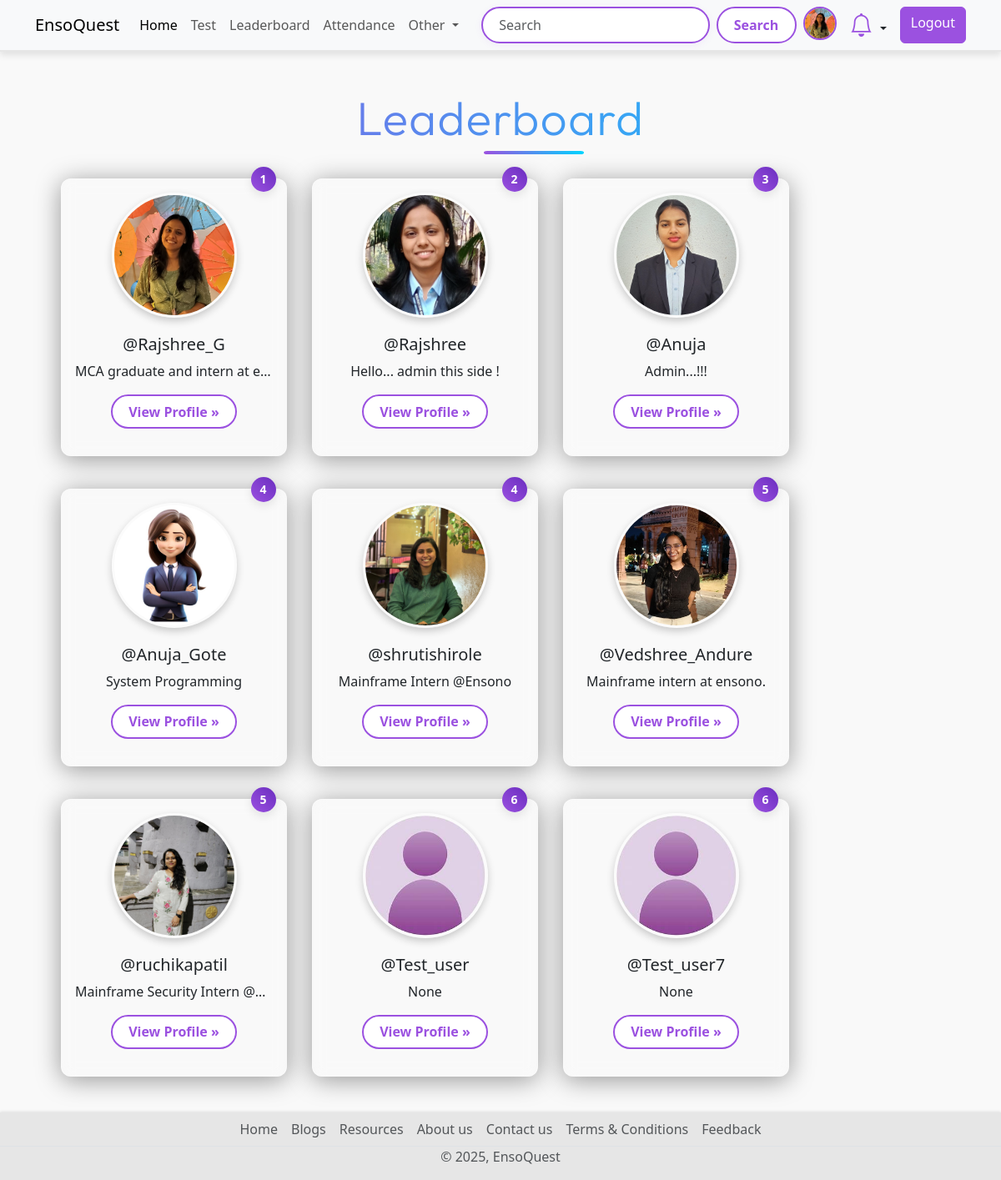
Screenshot of /leaderboard (signed in) with the database file from the repository.
### account/models.py (models this page shows, shortened)
class Profile(models.Model):
    user = models.OneToOneField(User,on_delete=models.CASCADE, null=True,verbose_name='User Object')
    position = models.CharField(max_length=100,blank=True,null=True)
    bio = models.TextField(blank=True,null=True)
    profile_img = models.ImageField(upload_to='profile_image', default='user.png',blank=True,null=True,verbose_name= 'Profile Pic')

### quiz/models.py (models this page shows, shortened)
class UserRank(models.Model):
    user = models.OneToOneField(User, on_delete=models.CASCADE)
    rank = models.IntegerField(null=True, blank=True)
    total_score = models.IntegerField(null=True, blank=True)

### base/views.py (the view)
# urls.py: path('leaderboard', views.leaderboard_view, name='leaderboard'),
@login_required(login_url="login")
def leaderboard_view(request):
    user_object = request.user
    user_profile = request.user.profile
    leaderboard_users = UserRank.objects.order_by('rank')
    context = {"leaderboard_users":leaderboard_users}
    return render(request, "Leaderboard.html", context)

### base/context_processors.py (called while the page is built)
def notification_count(request):
    if request.user.is_authenticated:
        unread_count = Notification.objects.filter(user=request.user, is_read=False).count()
        return {'unread_notification_count': unread_count}
    return {}

### Templates/Leaderboard.html (shortened to what this page needs)
{% extends 'index.html' %}
{% block content %}
{% load static %}
<link rel="stylesheet" href="{% static 'css/leaderboard-style.css' %}">
  <div class="container text-center">
    <h1 class="display-4 text-center my-5 title ">Leaderboard</h1>
    <div class="row row-cols-sm-1 row-cols-md-2 row-cols-lg-3 row-cols-xl-4  gx-3 gy-4 mx-3 ">
      {% if leaderboard_users|length == 0 %}
           <div class="w-100 d-flex justify-content-center align-items-center" style="min-height: 300px;">
           <h4 class="text-danger text-center">No User Available on Leaderboard</h4>
           </div>
      {% else %}
      {% for rank in leaderboard_users %}
      <div class="col-lg-4 position-relative mb-4 leaderboard-card">
        <img src="{{rank.user.profile.profile_img.url}}" class="leaderboard-img rounded-circle alt=user-profile">
        <span class=" position-absolute top-0 start-90 translate-middle badge rounded-pill modern-badge ">
          {{ rank.rank }}
        </span>
        <h2 class="fw-normal username">@{{rank.user.username}}</h2>
        <p class="card-bio">{{rank.user.profile.bio}}</p>
        <p><a class="btn btn-secondary " href="{% url 'profile' rank.user.username %}">View Profile »</a></p>
      </div>
      {% endfor %}
      {% endif %}
    </div>
  </div>
{% endblock content %}

### Templates/components/navbar.html (shortened to what this page needs)
<nav class="navbar navbar-expand-lg bg-body-tertiary d-none d-lg-block">
  <div class="container">
    <a class="navbar-brand" href="{% url 'home' %}">EnsoQuest</a>
    <div class="collapse navbar-collapse" id="navbarSupportedContent">
      <ul class="navbar-nav me-auto mb-2 mb-lg-0">
        <li class="nav-item">
          <a class="nav-link active" aria-current="page" href="{% url 'home' %}">Home</a>
        </li>
        <li class="nav-item">
          <a class="nav-link" href="{% url 'all_quiz' %}">Test</a>
        </li>
        <li class="nav-item">
          <a class="nav-link" href="{% url 'leaderboard' %}">Leaderboard</a>
        </li>
        {% if request.user.is_authenticated %}
          {% if request.user.is_superuser %}
            <li class="nav-item">
              <a class="nav-link" href="{% url 'attendance:session_list' %}">Attendance</a>
            </li>
          {% else %}
            <li class="nav-item">
              <a class="nav-link" href="{% url 'attendance:student_attendance_report' %}">Attendance</a>
            </li>
          {% endif %}
        {% endif %}
        <li class="nav-item dropdown">
          <a class="nav-link dropdown-toggle" href="#" role="button" data-bs-toggle="dropdown" aria-expanded="false">
            Other
          </a>
        </li>
      </ul>
      <form class="d-flex" role="search" action="{% url 'search_users' %}">
        <input class="form-control me-2" type="search" name="q" placeholder="Search" aria-label="Search">
        <button class="btn btn-search" type="submit">Search</button>
        {% if request.user.is_authenticated %}
          <a href="{% url 'profile' request.user.username %}" data-bs-toggle="tooltip" data-bs-placement="bottom" data-bs-title="{{ request.user.username }}" class="mx-2">
            <img src="{{ request.user.profile.profile_img.url }}" class="rounded-circle profile-img-purple" width="40" height="40" alt="profile_img">
          </a>
          <li class="nav-item dropdown list-unstyled mx-2">
            <a class="nav-link dropdown-toggle position-relative" href="#" id="notificationDropdown" data-bs-toggle="dropdown" role="button" aria-expanded="false">
              <i class="bi bi-bell fs-3 bell-purple"></i>
            </a>
          </li>
          <a href="{% url 'logout' %}" class="btn btn-log ms-2">Logout</a>
        {% else %}
          <a href="{% url 'login' %}" class="btn btn-log ms-2">Login</a>
        {% endif %}
      </form>
    </div>
  </div>
</nav>

### static/css/style.css (style rules this page uses)
.title { font-family: 'Outfit', sans-serif; font-size: clamp(2.5rem, 6vw, 4rem); font-weight: 700; background: linear-gradient(90deg, #9b51e0, #00d4ff); -webkit-background-clip: text; background-clip: text; -webkit-text-fill-color: transparent; color: transparent; opacity: 0; animation: fadeInTitle 1.3s ease-in-out forwards; margin: 2rem 0 1rem; line-height: 1.2; text-align: center; letter-spacing: 1.5px; position: relative; }
.title::after { content: ""; position: absolute; left: 50%; transform: translateX(-50%); bottom: -10px; width: 60px; height: 4px; background: linear-gradient(to right, #9b51e0, #00d4ff); border-radius: 999px; opacity: 0; animation: fadeInLine 1.5s ease-in-out forwards 0.8s; margin: 0 10px; }
body { background-color: #f9f9f9; font-family: 'Segoe UI', Tahoma, Geneva, Verdana, sans-serif; padding-top: 60px; padding-bottom: 50px; margin: 0; }
nav.navbar { position: fixed; top: 0; left: 0; right: 0; width: 100%; background-color: rgba(249, 249, 249, 0.8); box-shadow: 0 4px 8px rgba(0, 0, 0, 0.1); border-bottom: 2px solid #e6e6e6; z-index: 9999; }
.form-control[type="search"] { border: 2px solid #9b51e0; border-radius: 999px; padding: 0.5rem 1.2rem; transition: all 0.3s ease; box-shadow: 0 2px 8px rgba(155, 81, 224, 0.08); }
.navbar .btn-search { background-color: #fff; color: #9b51e0; border: 2px solid #9b51e0; border-radius: 999px; padding: 0.4rem 1.2rem; font-weight: 600; transition: all 0.3s ease; }
.navbar .btn-log, .form-inline .btn-log { background-color: #9b51e0; background: #9b51e0; border-color: #9b51e0; color: white; font-weight: 500; }
.bell-purple { color: #9b51e0 !important; }
.profile-img-purple { border: 2px solid #9b51e0; border-radius: 50%; }

### static/css/leaderboard-style.css (style rules this page uses)
body { background-color: #f9f9f9; }
.card-bio { display: block; white-space: nowrap; overflow: hidden; text-overflow: ellipsis; width: 100%; }
.leaderboard-card { background: rgba(255, 255, 255, 0.1); border-radius: 12px; padding: 16px; margin: 15px; backdrop-filter: blur(8px); -webkit-backdrop-filter: blur(8px); border: 1px solid rgba(255, 255, 255, 0.2); box-shadow: 0 4px 30px rgba(0, 0, 0, 0.4); max-width: 280px; min-height: 280px; display: flex; flex-direction: column; align-items: center; justify-content: space-between; transition: transform 0.3s ease, box-shadow 0.3s ease; }
.leaderboard-card img { width: 150px; height: 150px; object-fit: cover; border-radius: 50%; margin-bottom: 10px; }
.leaderboard-card .username { font-size: 20px; font-weight: bold; text-align: center; margin-top: 10px; }
.modern-badge { background: linear-gradient(45deg, #9b51e0, #6a2dbf); color: white; padding: 12px; font-size: 14px; font-weight: 600; border-radius: 50%; width: 30px; height: 30px; box-shadow: 0 4px 12px rgba(0, 0, 0, 0.1); transition: all 0.3s ease; text-transform: uppercase; letter-spacing: 1px; text-align: center; display: flex; justify-content: center; align-items: center; }
.position-absolute { position: absolute; }
.top-0 { top: 0; }
.start-90 { left: 90%; }
.translate-middle { transform: translate(-50%, -50%); }
.leaderboard-img { width: 150px; height: 150px; object-fit: cover; object-position: center; border-radius: 50%; border: 3px solid rgba(255, 255, 255, 0.3); box-shadow: 0 4px 10px rgba(0, 0, 0, 0.2); transition: transform 0.3s ease, box-shadow 0.3s ease; }
.btn-secondary { background-color: #fff; color: #9b51e0; border: 2px solid #9b51e0; border-radius: 999px; padding: 0.4rem 1.2rem; font-weight: 600; transition: all 0.3s ease; }

### rows the page displays
UserRank: user.profile.profile_img (picture), rank "1", user.username "Rajshree_G", user.profile.bio "MCA graduate and intern at e…"
UserRank: user.profile.profile_img (picture), rank "2", user.username "Rajshree", user.profile.bio "Hello... admin this side !"
UserRank: user.profile.profile_img (picture), rank "3", user.username "Anuja", user.profile.bio "Admin...!!!"
UserRank: user.profile.profile_img (picture), rank "4", user.username "Anuja_Gote", user.profile.bio "System Programming"
UserRank: user.profile.profile_img (picture), rank "4", user.username "shrutishirole", user.profile.bio "Mainframe Intern @Ensono"
UserRank: user.profile.profile_img (picture), rank "5", user.username "Vedshree_Andure", user.profile.bio "Mainframe intern at ensono."
UserRank: user.profile.profile_img (picture), rank "5", user.username "ruchikapatil", user.profile.bio "Mainframe Security Intern @…"
UserRank: user.profile.profile_img (placeholder picture), rank "6", user.username "Test_user", user.profile.bio "None"
UserRank: user.profile.profile_img (placeholder picture), rank "6", user.username "Test_user7", user.profile.bio "None"
